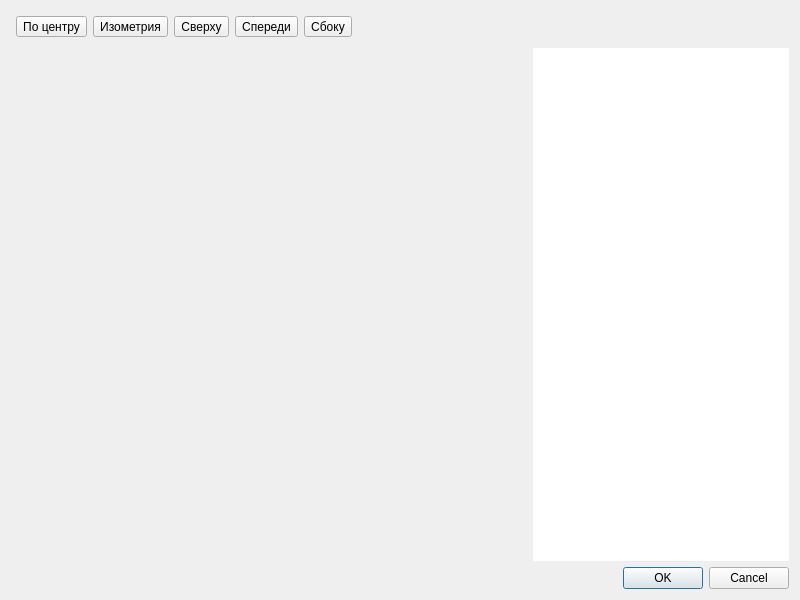
<?xml version="1.0" encoding="UTF-8"?>
<ui version="4.0">
 <class>CandleVisualizerDialog</class>
 <widget class="QDialog" name="CandleVisualizerDialog">
  <property name="geometry">
   <rect>
    <x>0</x>
    <y>0</y>
    <width>800</width>
    <height>600</height>
   </rect>
  </property>
  <property name="windowTitle">
   <string>Визуализация</string>
  </property>
  <layout class="QGridLayout" name="gridLayout">
   <item row="0" column="0" colspan="3">
    <widget class="QFrame" name="actionsFrame">
     <property name="sizePolicy">
      <sizepolicy hsizetype="Preferred" vsizetype="Fixed">
       <horstretch>0</horstretch>
       <verstretch>0</verstretch>
      </sizepolicy>
     </property>
     <property name="frameShape">
      <enum>QFrame::NoFrame</enum>
     </property>
     <property name="frameShadow">
      <enum>QFrame::Raised</enum>
     </property>
     <layout class="QHBoxLayout" name="horizontalLayout">
      <property name="leftMargin">
       <number>5</number>
      </property>
      <property name="topMargin">
       <number>5</number>
      </property>
      <property name="rightMargin">
       <number>5</number>
      </property>
      <property name="bottomMargin">
       <number>5</number>
      </property>
      <item>
       <widget class="QToolButton" name="centerToolButton">
        <property name="text">
         <string>По центру</string>
        </property>
        <property name="icon">
         <iconset resource="resources/images.qrc">
          <normaloff>:/new/prefix1/images/fit_frame_to_image.png</normaloff>:/new/prefix1/images/fit_frame_to_image.png</iconset>
        </property>
        <property name="iconSize">
         <size>
          <width>32</width>
          <height>32</height>
         </size>
        </property>
       </widget>
      </item>
      <item>
       <widget class="QToolButton" name="isometricToolButton">
        <property name="text">
         <string>Изометрия</string>
        </property>
        <property name="iconSize">
         <size>
          <width>32</width>
          <height>32</height>
         </size>
        </property>
       </widget>
      </item>
      <item>
       <widget class="QToolButton" name="topToolButton">
        <property name="text">
         <string>Сверху</string>
        </property>
        <property name="icon">
         <iconset resource="resources/images.qrc">
          <normaloff>:/new/prefix1/images/Top.png</normaloff>:/new/prefix1/images/Top.png</iconset>
        </property>
        <property name="iconSize">
         <size>
          <width>32</width>
          <height>32</height>
         </size>
        </property>
       </widget>
      </item>
      <item>
       <widget class="QToolButton" name="frontToolButton">
        <property name="text">
         <string>Спереди</string>
        </property>
        <property name="icon">
         <iconset resource="resources/images.qrc">
          <normaloff>:/new/prefix1/images/Front.png</normaloff>:/new/prefix1/images/Front.png</iconset>
        </property>
        <property name="iconSize">
         <size>
          <width>32</width>
          <height>32</height>
         </size>
        </property>
       </widget>
      </item>
      <item>
       <widget class="QToolButton" name="sideToolButton">
        <property name="text">
         <string>Сбоку</string>
        </property>
        <property name="icon">
         <iconset resource="resources/images.qrc">
          <normaloff>:/new/prefix1/images/Side.png</normaloff>:/new/prefix1/images/Side.png</iconset>
        </property>
        <property name="iconSize">
         <size>
          <width>32</width>
          <height>32</height>
         </size>
        </property>
       </widget>
      </item>
      <item>
       <spacer name="horizontalSpacer">
        <property name="orientation">
         <enum>Qt::Horizontal</enum>
        </property>
        <property name="sizeHint" stdset="0">
         <size>
          <width>100</width>
          <height>20</height>
         </size>
        </property>
       </spacer>
      </item>
     </layout>
    </widget>
   </item>
   <item row="2" column="1" colspan="2">
    <widget class="QDialogButtonBox" name="buttonBox">
     <property name="orientation">
      <enum>Qt::Horizontal</enum>
     </property>
     <property name="standardButtons">
      <set>QDialogButtonBox::Cancel|QDialogButtonBox::Ok</set>
     </property>
    </widget>
   </item>
   <item row="1" column="0">
    <widget class="QFrame" name="visualizationFrame">
     <property name="sizePolicy">
      <sizepolicy hsizetype="Preferred" vsizetype="Preferred">
       <horstretch>2</horstretch>
       <verstretch>0</verstretch>
      </sizepolicy>
     </property>
     <property name="frameShape">
      <enum>QFrame::NoFrame</enum>
     </property>
     <property name="frameShadow">
      <enum>QFrame::Raised</enum>
     </property>
     <layout class="QGridLayout" name="gridLayout_2">
      <property name="leftMargin">
       <number>0</number>
      </property>
      <property name="topMargin">
       <number>0</number>
      </property>
      <property name="rightMargin">
       <number>0</number>
      </property>
      <property name="bottomMargin">
       <number>0</number>
      </property>
      <item row="0" column="0">
       <widget class="GLWidget" name="glwVisualizer" native="true"/>
      </item>
     </layout>
    </widget>
   </item>
   <item row="1" column="1" colspan="2">
    <widget class="QFrame" name="programmFrame">
     <property name="frameShape">
      <enum>QFrame::NoFrame</enum>
     </property>
     <property name="frameShadow">
      <enum>QFrame::Raised</enum>
     </property>
     <layout class="QGridLayout" name="gridLayout_3">
      <property name="leftMargin">
       <number>0</number>
      </property>
      <property name="topMargin">
       <number>0</number>
      </property>
      <property name="rightMargin">
       <number>0</number>
      </property>
      <property name="bottomMargin">
       <number>0</number>
      </property>
      <item row="0" column="0">
       <widget class="QTableView" name="tblProgram">
        <property name="sizePolicy">
         <sizepolicy hsizetype="Preferred" vsizetype="Minimum">
          <horstretch>1</horstretch>
          <verstretch>0</verstretch>
         </sizepolicy>
        </property>
        <property name="font">
         <font>
          <pointsize>9</pointsize>
         </font>
        </property>
        <property name="contextMenuPolicy">
         <enum>Qt::CustomContextMenu</enum>
        </property>
        <property name="frameShape">
         <enum>QFrame::NoFrame</enum>
        </property>
        <property name="editTriggers">
         <set>QAbstractItemView::NoEditTriggers</set>
        </property>
        <property name="alternatingRowColors">
         <bool>true</bool>
        </property>
        <property name="selectionMode">
         <enum>QAbstractItemView::ContiguousSelection</enum>
        </property>
        <property name="selectionBehavior">
         <enum>QAbstractItemView::SelectRows</enum>
        </property>
        <property name="gridStyle">
         <enum>Qt::DashLine</enum>
        </property>
        <attribute name="horizontalHeaderHighlightSections">
         <bool>false</bool>
        </attribute>
        <attribute name="horizontalHeaderMinimumSectionSize">
         <number>50</number>
        </attribute>
        <attribute name="verticalHeaderVisible">
         <bool>false</bool>
        </attribute>
       </widget>
      </item>
     </layout>
    </widget>
   </item>
  </layout>
 </widget>
 <customwidgets>
  <customwidget>
   <class>GLWidget</class>
   <extends>QWidget</extends>
   <header location="global">gui/candlevisualizer/glwidget.h</header>
   <container>1</container>
  </customwidget>
 </customwidgets>
 <resources>
  <include location="resources/images.qrc"/>
 </resources>
 <connections>
  <connection>
   <sender>buttonBox</sender>
   <signal>accepted()</signal>
   <receiver>CandleVisualizerDialog</receiver>
   <slot>accept()</slot>
   <hints>
    <hint type="sourcelabel">
     <x>248</x>
     <y>254</y>
    </hint>
    <hint type="destinationlabel">
     <x>157</x>
     <y>274</y>
    </hint>
   </hints>
  </connection>
  <connection>
   <sender>buttonBox</sender>
   <signal>rejected()</signal>
   <receiver>CandleVisualizerDialog</receiver>
   <slot>reject()</slot>
   <hints>
    <hint type="sourcelabel">
     <x>316</x>
     <y>260</y>
    </hint>
    <hint type="destinationlabel">
     <x>286</x>
     <y>274</y>
    </hint>
   </hints>
  </connection>
 </connections>
</ui>
